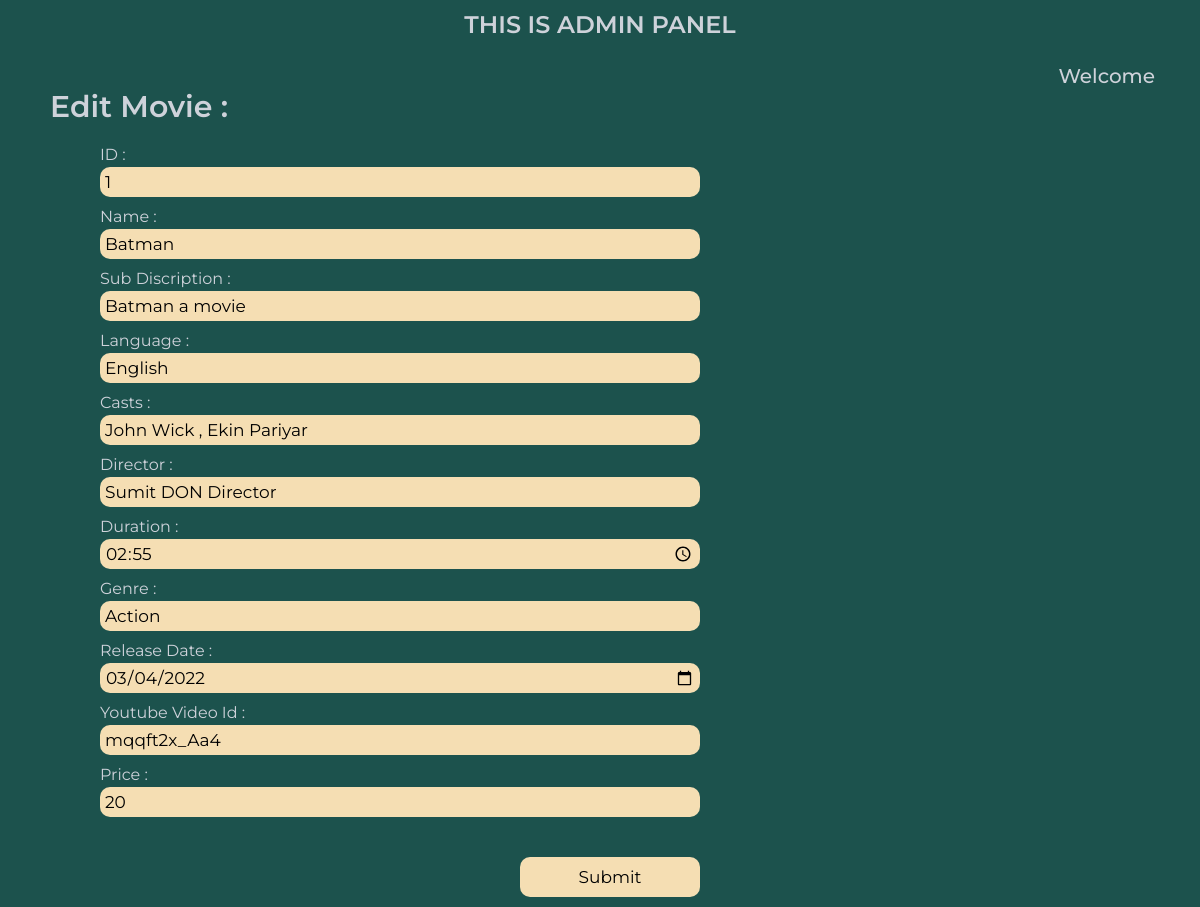
Page /assets/movie/admin/edit_movie.php?edit=1 (signed in) on the committed database.
### tables this page shows
CREATE TABLE `movie` (
  `id` int(11) NOT NULL,
  `name` varchar(266) NOT NULL,
  `sub_description` varchar(266) NOT NULL,
  `language` varchar(255) NOT NULL,
  `duration` time NOT NULL,
  `genre` varchar(255) NOT NULL,
  `release_date` date NOT NULL,
  `casts` varchar(255) NOT NULL,
  `price` int(15) NOT NULL,
  `director` varchar(255) NOT NULL,
  `video_id_youtube` varchar(244) NOT NULL,
  `image` varchar(255) NOT NULL,
  `banner` varchar(255) NOT NULL
);

### assets/movie/admin/edit_movie.php (the view, shortened to what this page needs)
<?php
    require_once '../connect.php';
?>
<?php
    if (isset($_SESSION['user_id']) ){
        if (($_SESSION['admin'] != "0") ){
?>
<?php
    if(isset($_POST['submit'])){
        $id = intval($_POST['id']);
        $name = $_POST["name"];
        $subDisc = $_POST["sub-disc"];
        $language = $_POST["language"];
        $duration = $_POST["duration"];
        $genre = $_POST["genre"];
        $releaseDate = $_POST["release-date"];
        $price = $_POST["price"];
        $sqlToupdate = "UPDATE `movie` SET `name` = '$name', `sub_description` = '$subDisc' , `language` = '$language' , `duration` = '$duration' , `genre` = '$genre' , `release_date` = '$releaseDate' , `price` = '$price' WHERE `id` = '$id';";
        $result = mysqli_query($conn ,$sqlToupdate) ;
        print_r($result);
    }
    else{
?>
<!DOCTYPE html>
<html lang="en">
<head>
    <link rel="stylesheet" href="../css/admin/home.css">
    <link rel="stylesheet" href="../css/admin/user_table.css">
    <link rel="stylesheet" href="../css/flash_message.css">
    <link rel="stylesheet" href="../css/admin/add_movie.css">
</head>
<body>
    <?php
        include_once 'nav.php';
    ?>
    <?php
        $movieId = $_GET['edit'];
        $query = "SELECT * FROM movie WHERE id = '$movieId';";
        $resultMovie = mysqli_query($conn ,$query);
        $movie = mysqli_fetch_assoc($resultMovie);
    ?>
    <div class="topic">Edit Movie :</div>
    <form action="edit_movie.php" method="post">
        ID : <input type="text" name="id" readonly value="<?php echo $movieId ?>"><br>
        Name : <input type="text" name="name" value="<?php echo $movie['name']?>"><br>
        Sub Discription : <input type="text" name="sub-disc" value="<?php echo $movie['sub_description']?>"><br>
        Language : <input type="text" name="language" value="<?php echo $movie['language']?>"><br>
        Casts : <input type="text" name="casts" value="<?php echo $movie['casts']?>"><br>
        Director : <input type="name" name="director" value="<?php echo $movie['director']?>"><br>
        Duration : <input type="time" name="duration" value="<?php echo $movie['duration']?>"><br>
        Genre : <input type="text" name="genre" value="<?php echo $movie['genre']?>"><br>
        Release Date : <input type="date" name="release-date" value="<?php echo $movie['release_date']?>"><br>
        Youtube Video Id : <input type="text" name="youbueId" value="<?php echo $movie['video_id_youtube']?>"><br>
        Price : <input type="number" name="price" value="<?php echo $movie['price']?>"><br>
        <input type="submit" name="submit" class="submit-btn">
    </form>
</body>
</html>
<?php
    }
?>
<?php
    }
    else {
        header("location: ../main.php");
        exit();
    }
}
else {
    header("location: ../main.php");
    exit();
}
?>

### assets/movie/css/admin/home.css (style rules this page uses)
* { margin: 0; padding: 0; color: #ced2da; background-color: #1c524d; box-sizing: border-box; font-family: "Montserrat" , sans-serif; }

### assets/admin/assets/css/flash_message.css (style rules this page uses)
body { position: relative; }

### assets/movie/css/admin/add_movie.css (style rules this page uses)
.topic { font-weight: 600; font-size: 30px; margin-left: 50px; margin-bottom :20px; }
form { width: 50%; height: auto; margin-left: 100px; margin-top: 5px; }
form input { background-color: wheat; width: 100%; border: none; color: black; height: 30px; margin-bottom: 10px; border-radius: 10px; margin-top: 3px; font-size: 17px; padding: 5px; outline: none; }
.submit-btn { margin-top: 30px; margin-left: 70%; padding: 10px; width: 30%; height: auto; }

### rows in the picture
movie: name "Batman", sub-disc "Batman a movie", language "English", casts "John Wick , Ekin Pariyar", director "Sumit DON Director", duration "02:55:00", genre "Action", release-date "03/04/2022", youbueId "mqqft2x_Aa4", price "20"
